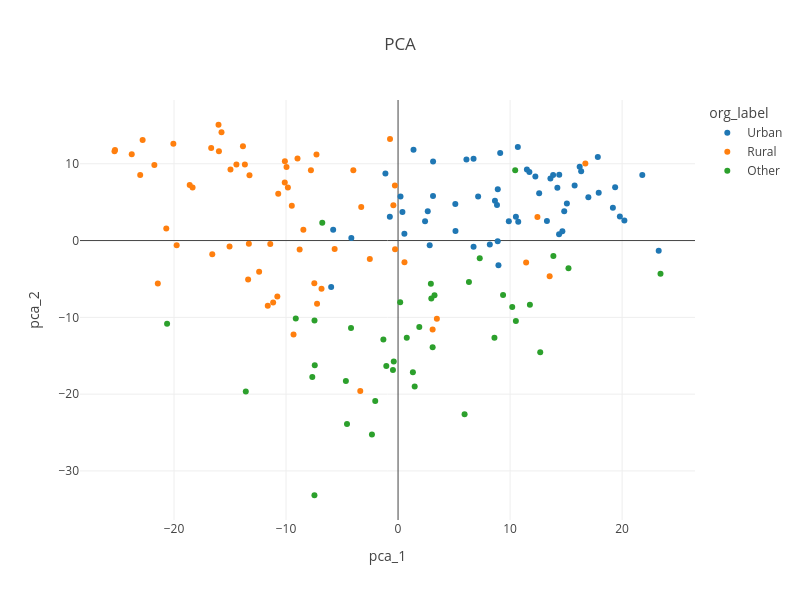

Notebook code for this chart:
### Code cell
fig = px.scatter(pca_df, x="pca_1", y="pca_2",
                 color="org_label",
                 hover_data=["document", "org_label"],
                 height=600,
                 width=800,
                 title="PCA"
                )
fig.show()

### Figure 1 — Plotly figure (JSON) as saved in the notebook; plotly's stock layout.template omitted (floating-point values rounded to 4 significant figures)
{"data": [{"customdata": [["kid25221.txt", "Urban"], ["Hoffmann_DesVettersEckfenster_zeno.txt", "Urban"], ["Hoffmann_MeisterFloh.txt", "Urban"], ["Hauff_DieBettlerinvomPontdesArts_gutenberg.txt", "Urban"], ["Hauff_JudSüss_zeno.txt", "Urban"], ["Häring_Cabanis_gutenberg.txt", "Urban"], ["gutzkow_wally_1835.txt", "Urban"], ["Gutzkow_Seraphine_gutenberg.txt", "Urban"], ["tieck_ueberfluss_1910.txt", "Urban"], ["Häring_DerRolandvonBerlin.Band3.txt", "Urban"], ["Häring_DerRolandvonBerlin.Band2.txt", "Urban"], ["Häring_DerRolandvonBerlin.Band1.txt", "Urban"], ["lewald_jenny01_1843.txt", "Urban"], ["Aston_AusdemLebeneinerFrau_gutenberg.txt", "Urban"], ["Gutzkow_DieRittervomGeiste_zeno.txt", "Urban"], ["Raabe_DieChronikderSperlingsgasse_gutenberg.txt", "Urban"], ["Spielhagen_InReihundGliedErsterTheil_gutenberg.txt", "Urban"], ["Spielhagen_InReih'undGlied.ZweiterTheil.txt", "Urban"], ["kid35893.txt", "Urban"], ["Fontane_VordemSturm_zeno.txt", "Urban"], ["Ebner-Eschenbach_LottidieUhrmacherin_zeno.txt", "Urban"], ["fontane_wuthenow_1883.txt", "Urban"], ["Stinde_DieFamilieBuchholzAusdemLebenderHauptstadt_gutenberg.txt", "Urban"], ["Stinde_DerFamilieBuchholzzweiterTheil_gutenberg.txt", "Urban"], ["Stinde_DerFamilieBuchholzdritterTheilWilhelmine_gutenberg.txt", "Urban"], ["Fontane_Cécile_zeno.txt", "Urban"], ["Fontane_IrrungenWirrungen_zeno.txt", "Urban"], ["kretzer_timpe_1888.txt", "Urban"], ["Fontane_LAdultera_zeno.txt", "Urban"], ["Fontane_Stine_zeno.txt", "Urban"], ["Fontane_FrauJennyTreibel_zeno.txt", "Urban"], ["Fontane_DiePoggenpuhls_zeno.txt", "Urban"], ["Stinde_HotelBuchholz_gutenberg.txt", "Urban"], ["Fontane_DerStechlin_zeno.txt", "Urban"], ["Buddenbrooks_1990.txt", "Urban"], ["Stinde_EmmadasgeheimnisvolleHausmädchen_gutenberg.txt", "Urban"], ["Kretzer_DerMannohneGewissen_gutenberg.txt", "Urban"], ["Hermann_JettchenGebert_gutenberg.txt", "Urban"], ["Fontane_MathildeMöring_zeno.txt", "Urban"], ["Hermann_HenrietteJacoby_gutenberg.txt", "Urban"], ["Hermann_Kubinke_gutenberg.txt", "Urban"], ["Rilke_AufzeichnungendesMalteLauridsBrigge_gutenberg.txt", "Urban"], ["Hermann_DieNachtdesDoktorHerzfeld_gutenberg.txt", "Urban"], ["Meyer_DerGolem_gutenberg.txt", "Urban"], ["Meyer_DasgrüneGesicht_gutenberg.txt", "Urban"], ["Hermann_Schnee_gutenberg.txt", "Urban"], ["Ringelnatz_…linerRoma…_zeno.txt", "Urban"], ["Hermann_DerkleineGast_gutenberg.txt", "Urban"], ["kid27904.txt", "Urban"], ["Hessel_HeimlichesBerlin_gutenberg.txt", "Urban"], ["Musil_DerMannohneEigenschaftenErstesBuch_gutenberg.txt", "Urban"], ["Fallada_KleinerMann-wasnun_gutenberg.txt", "Urban"], ["Braune_JungeLeuteinderStadt_gutenberg.txt", "Urban"], ["Musil_DerMannohneEigenschaftenZweitesBuch_gutenberg.txt", "Urban"], ["Hermann_EineZeitstirbt_gutenberg.txt", "Urban"], ["Hermann_Rosenemil_gutenberg.txt", "Urban"]], "hovertemplate": "org_label=%{customdata[1]}<br>pca_1=%{x}<br>pca_2=%{y}<br>document=%{customdata[0]}<extra></extra>", "legendgroup": "Urban", "marker": {"color": "#1F77B4", "symbol": "circle"}, "mode": "markers", "name": "Urban", "orientation": "v", "showlegend": true, "type": "scatter", "x": [6.103, 8.962, 17.83, 10.52, 16.34, 3.128, 14.67, 8.902, 7.146, -5.792, -4.171, -0.7329, 9.116, 19.8, 0.5658, 2.824, -5.971, 14.83, 0.3908, 1.38, 17.91, 5.112, 6.739, 8.19, 10.69, 5.126, 6.74, -1.129, 8.649, 13.84, 11.72, 2.65, 9.887, 0.2179, 11.5, 2.41, 14.39, 15.76, 14.22, 21.8, 3.12, 16.21, 12.6, 19.38, 16.99, 14.37, 13.29, 8.831, 23.27, 19.18, 13.6, 20.2, 15.07, 12.26, 8.894, 10.73], "xaxis": "x", "y": [10.57, -3.22, 10.88, 3.108, 9.034, 10.3, 1.201, 6.678, 5.744, 1.405, 0.3381, 3.085, 11.39, 3.119, 0.8956, -0.5994, -6.046, 3.826, 3.711, 11.83, 6.236, 4.773, 10.67, -0.5298, 12.19, 1.245, -0.8116, 8.742, 5.186, 8.545, 8.92, 3.824, 2.529, 5.74, 9.262, 2.501, 8.558, 7.16, 6.885, 8.528, 5.789, 9.626, 6.161, 6.947, 5.633, 0.8339, 2.536, 4.634, -1.324, 4.287, 8.074, 2.608, 4.812, 8.345, -0.09277, 2.452], "yaxis": "y"}, {"customdata": [["kid36487.txt", "Rural"], ["Immermann_Oberhof_gutenberg.txt", "Rural"], ["goethe_wahlverw01_1809.txt", "Rural"], ["Zschokke_Goldmacherdorf_zeno.txt", "Rural"], ["Arnim_DieMajoratsherren_zeno.txt", "Rural"], ["Tieck_DerAufruhrindenCevennen.txt", "Rural"], ["kid25453.txt", "Rural"], ["kid25454.txt", "Rural"], ["Goethe_Novelle_gutenberg.txt", "Rural"], ["Bitzius_DerBauernspiegel.txt", "Rural"], ["Bitzius_WiefünfMädchenimBranntweinumkommen_gutenberg.txt", "Rural"], ["Bitzius_LeidenundFreudeneinesSchulmeisters.1.Teil.txt", "Rural"], ["Bitzius_LeidenundFreudeneinesSchulmeisters.2.Teil.txt", "Rural"], ["Bitzius_UliderKnecht_gutenberg.txt", "Rural"], ["droste_judenbuche_1910.txt", "Rural"], ["Bitzius_DieschwarzeSpinne_zeno.txt", "Rural"], ["kid33112.txt", "Rural"], ["kid762.txt", "Rural"], ["stifter_brigitta_1910.txt", "Rural"], ["Schirges_DerBälgentretervonEilersrode_gutenberg.txt", "Rural"], ["Dronke_DieMaikönigin_gutenberg.txt", "Rural"], ["Rank_DerIrrkerundseinWeib_gutenberg.txt", "Rural"], ["Kinkel_DieHeimatlosen_gutenberg.txt", "Rural"], ["otto_bauernsohn_1849.txt", "Rural"], ["Bitzius_UliderPächter_zeno.txt", "Rural"], ["auerbach_diethelm_1910.txt", "Rural"], ["Wildermuth_DasDörtchenvonRebenbach_zeno.txt", "Rural"], ["Auerbach_Barfüßele_gutenberg.txt", "Rural"], ["Kurz_DerWeihnachtsfund_gutenberg.txt", "Rural"], ["Ludwig_ZwischenHimmelundErde_zeno.txt", "Rural"], ["Meyr_DieLehrersbraut_gutenberg.txt", "Rural"], ["Meyr_LudwigundAnnemarie_gutenberg.txt", "Rural"], ["Ludwig_DieHeitereteiundihrWiderspiel_zeno.txt", "Rural"], ["Storm_ImSchloß_zeno.txt", "Rural"], ["Marlitt_SchulmeistersMarie_gutenberg.txt", "Rural"], ["Meyr_GleichundGleich_gutenberg.txt", "Rural"], ["Storm_DraußenimHeidedorf_zeno.txt", "Rural"], ["Keller_RomeoundJuliaaufdemDorfe_gutenberg.txt", "Rural"], ["Roßegger_DieSchriftendesWaldschulmeisters_zeno.txt", "Rural"], ["Anzengruber_DergottüberlegenJakob_zeno.txt", "Rural"], ["Ebner-Eschenbach_DieResel.txt", "Rural"], ["Ebner-Eschenbach_Krambambuli_zeno.txt", "Rural"], ["Auerbach_SchwarzwälderDorfgeschichten_zeno.txt", "Rural"], ["Anzengruber_DerSternsteinhof_zeno.txt", "Rural"], ["Polenz_DerBüttnerbauer_gutenberg.txt", "Rural"], ["Ebner-Eschenbach_DasGemeindekind_zeno.txt", "Rural"], ["Sudermann_FrauSorge_gutenberg.txt", "Rural"], ["Kröger_EinestilleWelt_gutenberg.txt", "Rural"], ["Polenz_DerGrabenhäger_gutenberg.txt", "Rural"], ["Viebig_KinderderEifel_gutenberg.txt", "Rural"], ["Heer_AnheiligenWassern_gutenberg.txt", "Rural"], ["Frenssen_JörnUhl_gutenberg.txt", "Rural"], ["Holzamer_ImDorfundDraußen_gutenberg.txt", "Rural"], ["Keller_DieHeimat_gutenbergOrg.txt", "Rural"], ["Heer_DerWetterwart_gutenberg.txt", "Rural"], ["Holzamer_VorJahrundTag_gutenberg.txt", "Rural"], ["Viebig_DasKreuzimVenn_gutenberg.txt", "Rural"], ["Löns_DerWehrwolf_gutenberg.txt", "Rural"], ["Federer_BergeundMenschen_gutenberg.txt", "Rural"], ["Ebner-Eschenbach_DieSünderin_gutenberg.txt", "Rural"], ["Steher_DerHeiligenhof_gutenberg.txt", "Rural"]], "hovertemplate": "org_label=%{customdata[1]}<br>pca_1=%{x}<br>pca_2=%{y}<br>document=%{customdata[0]}<extra></extra>", "legendgroup": "Rural", "marker": {"color": "#FF7F0E", "symbol": "circle"}, "mode": "markers", "name": "Rural", "orientation": "v", "showlegend": true, "type": "scatter", "x": [-18.34, -0.2655, -2.522, -23.02, 16.72, -12.4, 3.464, -10.78, -3.373, -15.76, -14.43, -13.84, -15.99, -13.67, -16.58, -13.26, -8.784, -21.75, 11.43, -9.485, -13.38, -16.68, -21.44, -20.69, -8.975, -16.03, -6.831, -25.31, -7.281, -0.4186, -22.8, -23.77, 0.5722, 12.44, -10.1, -20.06, -3.992, -18.6, -11.15, -8.451, 13.53, -9.329, -25.27, -10.7, -0.2814, -7.777, -3.288, -15.04, -0.716, -7.475, -19.76, -9.956, -13.32, -9.837, -11.63, -14.96, -10.11, -11.41, -7.231, 3.084, -5.66], "xaxis": "x", "y": [6.905, -1.127, -2.397, 8.549, 10.04, -4.056, -10.17, -7.282, -19.6, 14.11, 9.906, 12.29, 11.64, 9.893, -1.78, 8.491, -1.156, 9.837, -2.872, 4.516, -5.059, 12.07, -5.599, 1.556, 10.69, 15.08, -6.292, 11.63, 11.2, 4.607, 13.1, 11.23, -2.825, 3.067, 10.32, 12.61, 9.156, 7.246, -8.066, 1.393, -4.662, -12.24, 11.79, 6.083, 7.157, 9.139, 4.359, -0.7874, 13.24, -5.564, -0.5959, 9.591, -0.4162, 6.925, -8.492, 9.263, 7.559, -0.4508, -8.231, -11.59, -1.103], "yaxis": "y"}, {"customdata": [["kid32050.txt", "Other"], ["kid28966.txt", "Other"], ["kid28027.txt", "Other"], ["Kleist_DasBettelweibvonLocarno.txt", "Other"], ["fouque_undine_1811.txt", "Other"], ["Fouqué_SintramundseineGefährten_gutenberg.txt", "Other"], ["arnima_invalide_1818.txt", "Other"], ["kid29838.txt", "Other"], ["kid30523.txt", "Other"], ["kid30765.txt", "Other"], ["kid30235.txt", "Other"], ["Grillparzer_DasKlosterbeiSendomir.txt", "Other"], ["Tieck_DieAhnenprobe.txt", "Other"], ["Gutzkow_MahaGuru.ErsterTheil.txt", "Other"], ["Gutzkow_MahaGuru.ZweiterTheil.txt", "Other"], ["Tieck_DasalteBuchunddieReiseinsBlauehinein.txt", "Other"], ["Stifter_DerCondor.txt", "Other"], ["Stifter_DerHochwald.txt", "Other"], ["Stifter_Abdias.txt", "Other"], ["kid24143.txt", "Other"], ["Gerstäcker_DieRegulatoreninArkansas_gutenberg.txt", "Other"], ["Gerstäcker_DieFlußpiratendesMississippi_gutenberg.txt", "Other"], ["kid27408.txt", "Other"], ["Heyse_L'Arrabbiata_zeno.txt", "Other"], ["Gerstäcker_Tahiti_gutenberg.txt", "Other"], ["Eichendorff_EineMeerfahrt.txt", "Other"], ["Möllhausen_DasMormonenmädchen-Band1_gutenberg.txt", "Other"], ["Möllhausen_DasMormonenmädchen-Band2_gutenberg.txt", "Other"], ["Storm_EineHalligfahrt_zeno.txt", "Other"], ["Laßwitz_BiszumNullpunktdesSeinsundandereScience-Fiction-Erzählungen_gutenberg.txt", "Other"], ["May_OldFirehand.txt", "Other"], ["Laßwitz_GegendasWeltgesetz_gutenberg.txt", "Other"], ["kid22151.txt", "Other"], ["May_DurchdieWüste.txt", "Other"], ["Meyer_GustavAdolfsPage_zeno.txt", "Other"], ["kid31162.txt", "Other"], ["May_DerSchatzimSilbersee.txt", "Other"], ["lasswitz_planeten01_1897.txt", "Other"], ["kid35438.txt", "Other"]], "hovertemplate": "org_label=%{customdata[1]}<br>pca_1=%{x}<br>pca_2=%{y}<br>document=%{customdata[0]}<extra></extra>", "legendgroup": "Other", "marker": {"color": "#2CA02C", "symbol": "circle"}, "mode": "markers", "name": "Other", "orientation": "v", "showlegend": true, "type": "scatter", "x": [15.21, -4.199, -20.62, 23.43, -4.558, -2.037, 6.328, -1.31, 1.486, 5.939, 1.324, 9.373, 10.46, 10.19, 1.895, -9.129, 10.52, -7.655, 7.292, -13.59, -7.458, 0.7787, -7.436, -1.048, -0.4562, -7.463, 2.968, 0.1907, 2.929, 13.86, -2.332, 8.604, 11.77, 3.087, 3.253, -6.765, -4.657, 12.69, -0.3835], "xaxis": "x", "y": [-3.604, -11.37, -10.83, -4.317, -23.87, -20.9, -5.392, -12.88, -19.01, -22.63, -17.16, -7.074, 9.15, -8.642, -11.27, -10.16, -10.47, -17.76, -2.313, -19.65, -10.41, -12.64, -16.23, -16.34, -16.85, -33.17, -7.548, -8.022, -5.629, -2.022, -25.25, -12.64, -8.358, -13.88, -7.121, 2.317, -18.28, -14.54, -15.75], "yaxis": "y"}], "layout": {"height": 600, "legend": {"title": {"text": "org_label"}, "tracegroupgap": 0}, "title": {"text": "PCA"}, "width": 800, "xaxis": {"anchor": "y", "domain": [0, 1], "title": {"text": "pca_1"}}, "yaxis": {"anchor": "x", "domain": [0, 1], "title": {"text": "pca_2"}}}}
